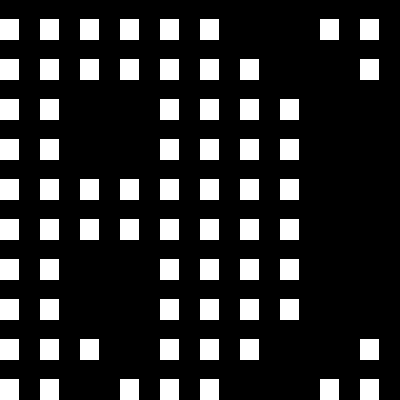

This game map was drawn from its Tiled (.tmx) file and the tilesets committed beside it. A one-line description and the trimmed map source follow:
An orthogonal 10x10 tile map with 40x40 px tiles, 1 tile layer (Layer 1).

<map version="1.0" orientation="orthogonal" width="10" height="10" tilewidth="40" tileheight="40">
 <tileset firstgid="1" name="texture" tilewidth="40" tileheight="40" spacing="4" margin="4">
  <image source="texture.png" />
 </tileset>
 <layer name="Layer 1" width="10" height="10">
  <data>[100 cells, 70 non-empty, 1 distinct tile ids]</data>
 </layer>
</map>
